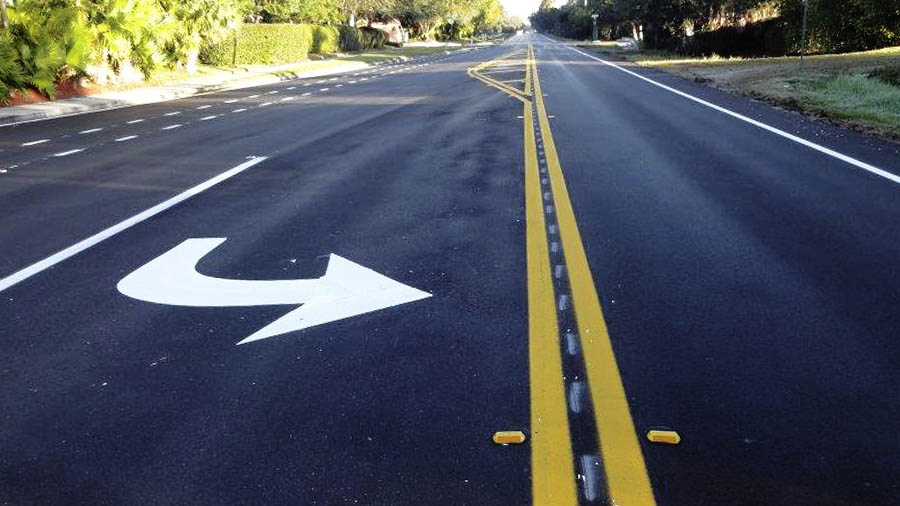
%> input picture Lane Detection/Images/test/test03.jpg, 900 x 506 px; its folder holds 4 pictures in this run
$ octave script_test_fcn_LaneDet_yellowThresholding.m   (GNU Octave 9; MATLAB toolbox functions it lacks are replaced by stand-ins)
%> lines starting %> are read from the running program, lines starting %| are printed output that depends on the picture
%> further down, current_image is the input picture: size 506x900x3 uint8; mean R, G, B 77.1, 82.4, 91.6
### Lane Detection/Functions/fcn_LaneDet_checkInputsToFunctions.m
function fcn__LaneDet_checkInputsToFunctions(...
    variable,variable_type_string)

% fcn_Path_checkInputsToFunctions
% Checks the variable types commonly used in the Lane Detection class to ensure that
% they are correctly formed. This function is typically called at the top
% of most Lane Detection class functions. The input is a variable and a string
% defining the "type" of the variable. This function checks to see that
% they are compatible. For example, the 'image' type variables in the class
% function are N-by-M-by-3 arrays of RGB values; if someone had a image variable
% called "image_example", they could check that this fit the image type by
% calling fcn_LaneDet_checkInputsToFunctions(image_example,'image'). This
% function would then check that the array was N-by-M-by-3, and if it was not, it
% would send out an error warning.
%
% FORMAT:
%
%      fcn_LaneDet_checkInputsToFunctions(...
%      variable,variable_type_string)
%
% INPUTS:
%
%      variable: the variable to check
%
%      variable_type_string: a string representing the variable type to
%      check. The current strings include:
%
%            'input_image' - checks that the image size is N-by-M-by-3 and
%            its data type is 'unit8' or 'double'
%
%            'image_hsv' - checks that the image size is N-by-M-by-3 and
%            all the values are in the range [0 1]

%            'hsv_array' - checks that the hsv_array size is NxM-by-3 and its
%            data type is 'double'
%
%            'hs_array' - checks that the hs_array size is NxM-by-2 and its
%            data type is 'double'

%            'v_array' - checks that the v_array size is NxM-by-1 and its
%            data type is 'double'
%
%      Note that the variable_type_string is not case sensitive: for
%      example, 'image_rgb' and 'Image_rgb' or 'Image_RGB' all give the same
%      result.
%
% OUTPUTS:
%
%      No explicit outputs, but produces MATLAB error outputs if conditions
%      not met, with explanation within the error outputs of the problem.
%
% EXAMPLES:
%
% See the script: script_test_fcn_LaneDet_checkInputsToFunctions
% for a full test suite.
%
% DEPENDENCIES:
%
%      Uses MATLABs dbstack feature to trace dependencies
%
% This function was written on 2021_07_06 by Xinyu Cao
% Questions or comments? xfc5113@psu.edu

% Revision history:
%      2021_07_06:
%      -- first write of this code
%      -- updated traversal type to allow above as type, added comments


flag_do_debug = 0; % Flag to debug the results
flag_do_plot = 0; % Flag to plot the results
flag_check_inputs = 1; % Flag to perform input checking

if flag_do_debug
    st = dbstack; %#ok<*UNRCH>
    fprintf(1,'STARTING function: %s, in file: %s\n',st(1).name,st(1).file);
end


%% check input arguments
%%%%%%%%%%%%%%%%%%%%%%%%%%%%%%%%%%%%%%%%%%%%%%%%%%
%   _____                   _
%  |_   _|                 | |
%    | |  _ __  _ __  _   _| |_ ___
%    | | | '_ \| '_ \| | | | __/ __|
%   _| |_| | | | |_) | |_| | |_\__ \
%  |_____|_| |_| .__/ \__,_|\__|___/
%              | |
%              |_|
% See: http://patorjk.com/software/taag/#p=display&f=Big&t=Inputs
%%%%%%%%%%%%%%%%%%%%%%%%%%%%%%%%%%%%%%%%%%%%%%%%%%

if flag_check_inputs == 1
    % Are there the right number of inputs?
    if nargin < 2 || nargin > 2
        error('Incorrect number of input arguments')
    end

    % Check the string input, make sure it is characters
    if ~ischar(variable_type_string)
        error('The variable_type_string input must be a string type, for example: ''image_rgb'' ');
    end

end

%% Start of main code
%%%%%%%%%%%%%%%%%%%%%%%%%%%%%%%%%%%%%%%%%%%%%%%%%%%%%%%%%%%%%%%%%%%
%   __  __       _
%  |  \/  |     (_)
%  | \  / | __ _ _ _ __
%  | |\/| |/ _` | | '_ \
%  | |  | | (_| | | | | |
%  |_|  |_|\__,_|_|_| |_|
%
%%%%%%%%%%%%%%%%%%%%%%%%%%%%%%%%%%%%%%%%%%%%%%%%%%%%%%%%%%%%%%%%%%%%

% Grab the variable name
variable_name = inputname(1);

% Make the variable lower case
variable_type_string = lower(variable_type_string);

%% input_image
if strcmpi(variable_type_string,'input_image')
    % Check the station input
    sz = size(variable);
    % Check the size of the image_rgb input
    if (length(sz) ~= 3)
        error('The %s input must be a input_image type, with a size of N-by-M-by-3',variable_name);
    end
end


%% image_hsv
if strcmpi(variable_type_string,'image_hsv')
    % Check the station input
    sz = size(variable);
    % Check the size of the image_rgb input
    if (length(sz) ~= 3)
        error('The %s input must be a image_hsv type, with a size of N-by-M-by-3',variable_name);
    end
    % Check the data type of the image_rgb input
    if ~isa(variable,'double')
        error('The %s input must be a image_hsv type, with a double data type',variable_name);
    end
end

%% hsv_array
if strcmpi(variable_type_string,'hsv_array')
    % Check the size of the hsv_array input
    sz = size(variable);
    if (length(sz) ~= 2) || (sz(2)~=3)
        error('The %s input must be a hsv_array type, with a size of NxM-by-3',variable_name);
    end

    % Check the data type of the hsv_array input
    if ~isa(variable,'double')
        error('The %s input must be a hsv_array type, with a double-precision data type',variable_name);
    end
end

%% hs_array
if strcmpi(variable_type_string,'hs_array')
    % Check the size of the hsv_array input
    sz = size(variable);
    if (length(sz) ~= 2) || (sz(2) ~= 2)
        error('The %s input must be a hs_array type, with a size of NxM-by-2',variable_name);
    end

    % Check the data type of the hsv_array input
    if ~isa(variable,'double')
        error('The %s input must be a hs_array type, with a double-precision data type',variable_name);
    end
end

%% v_array
if strcmpi(variable_type_string,'v_array')
    % Check the size of the hsv_array input
    sz = size(variable);
    if (length(sz) ~= 2) || (sz(2) ~= 1)
        error('The %s input must be a v_array type, with a size of NxM-by-1',variable_name);
    end

    % Check the data type of the hsv_array input
    if ~isa(variable,'double')
        error('The %s input must be a v_array type, with a double-precision data type',variable_name);
    end
end

%% binary_image
if strcmpi(variable_type_string,'binary_image')
    % Check the size of the binaey_image input
    sz = size(variable);
    if length(sz) ~= 2
        error('The %s input must be a binary_image type, with a size of N-by-M',variable_name);
    end

    % Check the data type of the hsv_array input
    if ~isa(variable,'logical')
        error('The %s input must be a binary_image type, with a logical data type',variable_name);
    end
end


%% Plot the results (for debugging)?
%%%%%%%%%%%%%%%%%%%%%%%%%%%%%%%%%%%%%%%%%%%%%%%%%%%%%%%%%%%%%%%%%%%
%   _____       _
%  |  __ \     | |
%  | |  | | ___| |__  _   _  __ _
%  | |  | |/ _ \ '_ \| | | |/ _` |
%  | |__| |  __/ |_) | |_| | (_| |
%  |_____/ \___|_.__/ \__,_|\__, |
%                            __/ |
%                           |___/
%%%%%%%%%%%%%%%%%%%%%%%%%%%%%%%%%%%%%%%%%%%%%%%%%%%%%%%%%%%%%%%%%%%%
if flag_do_plot
    % Nothing to plot here
end % Ends the flag_do_plot if statement

if flag_do_debug
    fprintf(1,'The variable: %s was checked that it meets type: %s, and no errors were detected.\n',variable_name,variable_type_string);
end
if flag_do_debug
    fprintf(1,'ENDING function: %s, in file: %s\n\n',st(1).name,st(1).file);
end

end % Ends the function

### Lane Detection/Functions/fcn_LaneDet_dataPreparation.m
function image_hsv_new = fcn_LaneDet_dataPreparation(input_image, varargin)
% fcn_LaneDet_dataPreparation
% Resize the input image to an appropriate size.
% Convert the RGB image to HSV image if necessary.
% Apply gamma correction to adjust brightness and contrast.
%
% FORMAT:
%
%      image_hsv_new = fcn_LaneDet_dataPreparation(input_image, varargin)
%
% INPUTS:
%
%      input_image: a N-by-M-by-3 array of RGB or HSV values.
%
%      (optional inputs)
%
%      fig_num: figure number where results are plotted
%
%
% OUTPUTS:
%
%      image_hsv_new: a N-by-M-by-3 array of HSV values.
%
% EXAMPLES:
%
% See the script: script_test_fcn_LaneDet_yellowThresholding for a full test
% suite.
%
% DEPENDENCIES:
%
%     fcn_LaneDet_checkInputsToFunctions

% This function was written on 2021_07_27 by Xinyu Cao
% Questions or comments? xfc5113@psu.edu
%


flag_do_debug = 0; % Flag to debug the results
flag_do_plots = 0; % Flag to plot the results
flag_check_inputs = 1; % Flag to perform input checking

if flag_do_debug
    st = dbstack; %#ok<*UNRCH>
    fprintf(1,'STARTING function: %s, in file: %s\n',st(1).name,st(1).file);
end


%% check input arguments
%%%%%%%%%%%%%%%%%%%%%%%%%%%%%%%%%%%%%%%%%%%%%%%%%%
%   _____                   _
%  |_   _|                 | |
%    | |  _ __  _ __  _   _| |_ ___
%    | | | '_ \| '_ \| | | | __/ __|
%   _| |_| | | | |_) | |_| | |_\__ \
%  |_____|_| |_| .__/ \__,_|\__|___/
%              | |
%              |_|
% See: http://patorjk.com/software/taag/#p=display&f=Big&t=Inputs
%%%%%%%%%%%%%%%%%%%%%%%%%%%%%%%%%%%%%%%%%%%%%%%%%%
% Check inputs
if flag_check_inputs == 1
    % Are there the right number of inputs?
    if nargin < 1 || nargin > 2
        error('Incorrect number of input arguments')
    end
    % Check the string input, make sure it is characters
    fcn_LaneDet_checkInputsToFunctions(input_image, 'input_image');

end

% Does user want to show the plots?
if 2 == nargin
    fig_num = varargin{1};
    figure(fig_num);
    flag_do_plots = 1;
else
    if flag_do_debug
        fig = figure;
        fig_num = fig.Number;
        flag_do_plots = 1;
    end
end

%% Start of main code
%%%%%%%%%%%%%%%%%%%%%%%%%%%%%%%%%%%%%%%%%%%%%%%%%%%%%%%%%%%%%%%%%%%
%   __  __       _
%  |  \/  |     (_)
%  | \  / | __ _ _ _ __
%  | |\/| |/ _` | | '_ \
%  | |  | | (_| | | | | |
%  |_|  |_|\__,_|_|_| |_|
%
%%%%%%%%%%%%%%%%%%%%%%%%%%%%%%%%%%%%%%%%%%%%%%%%%%%%%%%%%%%%%%%%%%%%
% The class of RGB image is Uint8, and the class of HSV image is double.

% If the class is double, input image is an HSV image, otherwise,
% the image is an RGB image, the image need to be converted.
if isa(input_image, 'double') % If the class is double,input image is an HSV image.
    image_hsv = input_image; % The input image can be used directly.
else
    image_hsv = rgb2hsv(input_image); % Convert the RGB image to HSV image.
%> image_hsv: size 506x900x3 double; mean H, S, V 0.536, 0.412, 0.409
end
v_value = image_hsv(:,:,3); % Grab the V values of the HSV image.
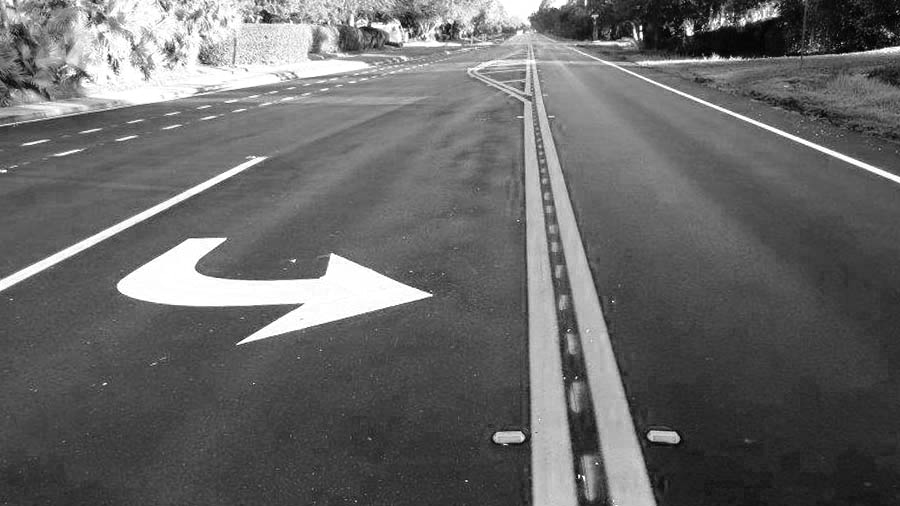
%> v_value: size 506x900 double; min 0, max 1, mean 0.409
v_mean = mean(v_value, 'all');% Calculate the average V value.
% Apply gamma correction
gamma = v_mean/0.4; % Calculate the value of gamma
new_v = 1 * (v_value/1).^(gamma); % Encode gamma correction
image_hsv_new = image_hsv; % Define the output
image_hsv_new(:,:,3) = new_v; % Assign the transformed V values to image
%> image_hsv_new: size 506x900x3 double; mean H, S, V 0.536, 0.412, 0.402

%% Any debugging?

%%%%%%%%%%%%%%%%%%%%%%%%%%%%%%%%%%%%%%%%%%%%%%%%%%%%%%%%%%%%%%%%%%%
%   _____       _
%  |  __ \     | |
%  | |  | | ___| |__  _   _  __ _
%  | |  | |/ _ \ '_ \| | | |/ _` |
%  | |__| |  __/ |_) | |_| | (_| |
%  |_____/ \___|_.__/ \__,_|\__, |
%                            __/ |
%                           |___/
%%%%%%%%%%%%%%%%%%%%%%%%%%%%%%%%%%%%%%%%%%%%%%%%%%%%%%%%%%%%%%%%%%%

if flag_do_plots
    % Show the comparision between the original image and transformed image
    if image_class == 'double'
        image_rgb = hsv2rgb(image_hsv);
    else
        image_rgb = input_image;
    end
    image_rgb_new = hsv2rgb(image_hsv_new);
    figure(fig_num)
    imshowpair(image_rgb, image_rgb_new, 'montage')
end

if flag_do_debug
    fprintf(1,'ENDING function: %s, in file: %s\n\n',st(1).name,st(1).file);
end
end % Ends main function

### Lane Detection/Functions/fcn_LaneDet_removeNoise.m
function clean_image_hsv = fcn_LaneDet_removeNoise(image_hsv, varargin)
% fcn_LaneDet_removeNoise
% Remove unwanted noise according to requirements.
% FORMAT:
%
%      clean_hsv = fcn_LaneDet_removeNoise(image_hsv, varargin)
%
% INPUTS:
%
%      image_hsv: a N-by-M-by-3 array of HSV values.
%
%      (optional inputs)
%
%      fig_num: figure number where results are plotted
%
%
% OUTPUTS:
%
%      clean_hsv: a N-by-M-by-3 array of HSV values.
%
% EXAMPLES:
%
% See the script: script_test_fcn_LaneDet_yellowThresholding for a full test
% suite.
%
% DEPENDENCIES:
%
%     fcn_LaneDet_checkInputsToFunctions

% This function was written on 2021_07_28 by Xinyu Cao
% Questions or comments? xfc5113@psu.edu
%
% Revision history:
%      2021_07_28:
%      -- first write of this code
%      -- updated traversal type to allow above as type, added comments
%      2021_08_21:
%      -- modify the code, keep the dataset as the original size


flag_do_debug = 0; % Flag to debug the results
flag_do_plots = 0; % Flag to plot the results
flag_check_inputs = 1; % Flag to perform input checking

if flag_do_debug
    st = dbstack; %#ok<*UNRCH>
    fprintf(1,'STARTING function: %s, in file: %s\n',st(1).name,st(1).file);
end


%% check input arguments
%%%%%%%%%%%%%%%%%%%%%%%%%%%%%%%%%%%%%%%%%%%%%%%%%%
%   _____                   _
%  |_   _|                 | |
%    | |  _ __  _ __  _   _| |_ ___
%    | | | '_ \| '_ \| | | | __/ __|
%   _| |_| | | | |_) | |_| | |_\__ \
%  |_____|_| |_| .__/ \__,_|\__|___/
%              | |
%              |_|
% See: http://patorjk.com/software/taag/#p=display&f=Big&t=Inputs
%%%%%%%%%%%%%%%%%%%%%%%%%%%%%%%%%%%%%%%%%%%%%%%%%%

if flag_check_inputs == 1
    % Are there the right number of inputs?
    if nargin < 1 || nargin > 2
        error('Incorrect number of input arguments')
    end

    % Check the string input, make sure it is characters
    fcn_LaneDet_checkInputsToFunctions(image_hsv, 'image_hsv');

end

if 2 == nargin
    fig_num = varargin{1};
    figure(fig_num);
    flag_do_plots = 1;
else
    if flag_do_debug
        fig = figure;
        fig_num = fig.Number;
        flag_do_plots = 1;
    end
end


%% Start of main code
%%%%%%%%%%%%%%%%%%%%%%%%%%%%%%%%%%%%%%%%%%%%%%%%%%%%%%%%%%%%%%%%%%%
%   __  __       _
%  |  \/  |     (_)
%  | \  / | __ _ _ _ __
%  | |\/| |/ _` | | '_ \
%  | |  | | (_| | | | | |
%  |_|  |_|\__,_|_|_| |_|
%
%%%%%%%%%%%%%%%%%%%%%%%%%%%%%%%%%%%%%%%%%%%%%%%%%%%%%%%%%%%%%%%%%%%%
sz = size(image_hsv); % Grab the size of the image
%> sz = [506 900 3]
Nrows = sz(1); % Extract the number of rows
%> Nrows = 506
Ncols = sz(2); % Extract the number of columns
%> Ncols = 900
Npages = sz(3);% Extract the number of pages
%> Npages = 3
v_low = 0.4; % Set the cut off value for Value
s_low = 0.35; % Set the cut off value for Saturation
h_low = 0.08; % Set the lower cut off value for Hue
h_high = 0.16; % Set the higher cut off value for Hue
h_value = image_hsv(:,:,1); % Grab all Hue values
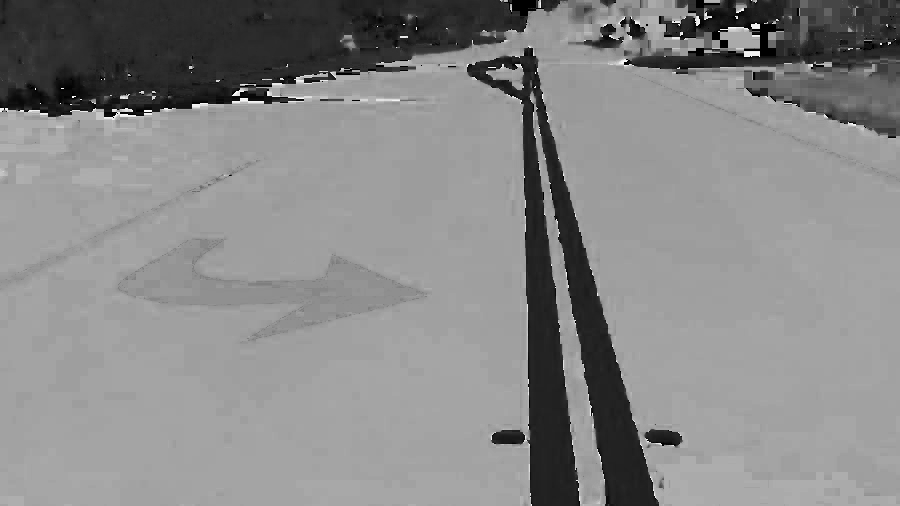
%> h_value: size 506x900 double; min 0, max 0.998, mean 0.536
s_value = image_hsv(:,:,2); % Grab all Saturation values
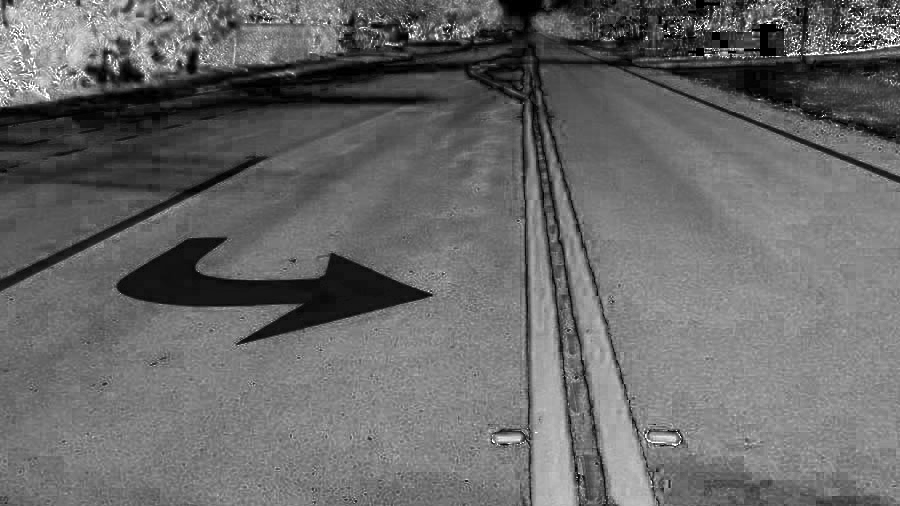
%> s_value: size 506x900 double; min 0, max 1, mean 0.412
v_value = image_hsv(:,:,3); % Grab all Value values
% mean_s = mean(s_value, 'all');
% mean_v = mean(v_value, 'all');
% disp([mean_s,mean_v]);
clean_image_hsv = image_hsv; % Create a copy of the HSV image;
for j = 1:Ncols;
%     clean_image_hsv(v_value(:,j)< v_low, j, :) = nan;
%     clean_image_hsv(s_value(:,j)< s_low, j, :) = nan;
    clean_image_hsv((h_value(:,j) >= h_high)|(h_value(:,j) <= h_low), j, :) = nan;
end
%> clean_image_hsv: size 506x900x3 double; 91.03% of the values are NaN or infinite; the others: min 0.00705, max 1, mean 0.42

%% Any debugging?

%%%%%%%%%%%%%%%%%%%%%%%%%%%%%%%%%%%%%%%%%%%%%%%%%%%%%%%%%%%%%%%%%%%
%   _____       _
%  |  __ \     | |
%  | |  | | ___| |__  _   _  __ _
%  | |  | |/ _ \ '_ \| | | |/ _` |
%  | |__| |  __/ |_) | |_| | (_| |
%  |_____/ \___|_.__/ \__,_|\__, |
%                            __/ |
%                           |___/
%%%%%%%%%%%%%%%%%%%%%%%%%%%%%%%%%%%%%%%%%%%%%%%%%%%%%%%%%%%%%%%%%%%

if flag_do_plots
    Nbins = 100; % Set the number of bins
    xEdges = linspace(0,1,Nbins + 1); % Specify the edges of the bins in x dimension
    yEdges = linspace(0,1,Nbins + 1); % Specify the edges of the bins in y dimension
    clean_h = clean_image_hsv(:,1); % Grab the clean hue values
    clean_s = clean_image_hsv(:,2); % Grab the clean saturation values
    figure(fig_num)
    h = histogram2(clean_h, clean_s, xEdges, yEdges,...
     'DisplayStyle','tile','ShowEmptyBins','on'); % Create a bivariate histogram plot of H and S
end

if flag_do_debug
    fprintf(1,'ENDING function: %s, in file: %s\n\n',st(1).name,st(1).file);
end
end % End of function

### Lane Detection/Functions/fcn_LaneDet_yellowThresholding.m
function yellow_mask = fcn_LaneDet_yellowThresholding(image,varargin)
% fcn_LaneDet_yellowThresholding
% Perform yellow thresholding

% FORMAT:
%
%      yellow_hsv = fcn_LaneDet_yellowThresholding(image,varagin)
%
% INPUTS:
%
%      image: a N-by-M-by-3 array of red, green and blue values.
%
%      (optional inputs)
%
%      fig_num: figure number where results are plotted
%
% OUTPUTS:
%
%      yellow_hsv：a NxM-by-3 array
%
% EXAMPLES:
%
% See the script: script_test_fcn_LaneDet_yellowThresholding for a full test
% suite.
%
% DEPENDENCIES:
%
%     fcn_LaneDet_checkInputsToFunctions
%     fcn_LaneDet_dataPreparation
%     fcn_LaneDet_removeNoise
%
%
% This function was written on 2021_06_27 by Xinyu Cao
% Questions or comments? xfc5113@psu.edu
%
% Revision history:
%   2021_06_27:
%   -- wrote the code originally
%   2021_07_29:
%   -- delete the incoorect part, and rename the function
%   2021_08_22:
%   -- change the output of the function
% TODO:
%   V values also need to be cleaned in the future

flag_do_debug = 0; % Flag to debug the results
flag_do_plots = 0; % Flag to plot the results
flag_check_inputs = 1; % Flag to perform input checking

if flag_do_debug
    st = dbstack; %#ok<*UNRCH>
    fprintf(1,'STARTING function: %s, in file: %s\n',st(1).name,st(1).file);
end
%% check input arguments
%%%%%%%%%%%%%%%%%%%%%%%%%%%%%%%%%%%%%%%%%%%%%%%%%%
%   _____                   _
%  |_   _|                 | |
%    | |  _ __  _ __  _   _| |_ ___
%    | | | '_ \| '_ \| | | | __/ __|
%   _| |_| | | | |_) | |_| | |_\__ \
%  |_____|_| |_| .__/ \__,_|\__|___/
%              | |
%              |_|
% See: http://patorjk.com/software/taag/#p=display&f=Big&t=Inputs
%%%%%%%%%%%%%%%%%%%%%%%%%%%%%%%%%%%%%%%%%%%%%%%%%%

if flag_check_inputs == 1
    % Are there the right number of inputs?
    if nargin < 1 || nargin > 2
        error('Incorrect number of input arguments')
    end

    % Check the string input, make sure it is characters
    fcn_LaneDet_checkInputsToFunctions(image, 'image_rgb');

end

if 2 == nargin
    fig_num = varargin{1};
    figure(fig_num);
    flag_do_plots = 1;
else
    if flag_do_debug
        fig = figure;
        fig_num = fig.Number;
        flag_do_plots = 1;
    end
end


%% Start of main code
%%%%%%%%%%%%%%%%%%%%%%%%%%%%%%%%%%%%%%%%%%%%%%%%%%%%%%%%%%%%%%%%%%%
%   __  __       _
%  |  \/  |     (_)
%  | \  / | __ _ _ _ __
%  | |\/| |/ _` | | '_ \
%  | |  | | (_| | | | | |
%  |_|  |_|\__,_|_|_| |_|
%
%%%%%%%%%%%%%%%%%%%%%%%%%%%%%%%%%%%%%%%%%%%%%%%%%%%%%%%%%%%%%%%%%%%%
% Call fcn_LaneDet_dataPreparation
image_hsv = fcn_LaneDet_dataPreparation(image);
% Call fcn_LaneDet_removeNoise
clean_image_hsv = fcn_LaneDet_removeNoise(image_hsv);
% Get the size of the multidimensional arrays
sz = size(clean_image_hsv);
%> sz = [506 900 3]
Nrows = sz(1);
%> Nrows = 506
Ncols = sz(2);
%> Ncols = 900
% Reshape the first two pages into a NrowsxNcols-by-2 array
clean_hs_array = reshape(clean_image_hsv(:,:,1:2), Nrows*Ncols, 2);
% Grab all non NaN values in the array
hs_target = clean_hs_array(~isnan(clean_hs_array(:,1)),:);
% Remove the outliers of the array
%> the run ends on the next line
[hs_clean, hs_TF] = rmoutliers(hs_target);
% Define the thresholding boundary for Hue and Saturation value
h_lower = min(hs_clean(:,1));
h_upper = max(hs_clean(:,1));
s_lower = min(hs_clean(:,2));
s_upper = max(hs_clean(:,2));
% Create the hue and saturation mask
disp([h_upper,h_lower]);
% hue_mask = (clean_image_hsv(:,:,1) <= h_upper)&(clean_image_hsv(:,:,1) >= h_lower);
% sat_mask = (clean_image_hsv(:,:,2) <= s_upper)&(clean_image_hsv(:,:,2) >= s_lower);
% Combine hue and saturation mask
% yellow_mask = hue_mask&sat_mask;
yellow_mask = clean_image_hsv;

%% Any debugging?

%%%%%%%%%%%%%%%%%%%%%%%%%%%%%%%%%%%%%%%%%%%%%%%%%%%%%%%%%%%%%%%%%%%
%   _____       _
%  |  __ \     | |
%  | |  | | ___| |__  _   _  __ _
%  | |  | |/ _ \ '_ \| | | |/ _` |
%  | |__| |  __/ |_) | |_| | (_| |
%  |_____/ \___|_.__/ \__,_|\__, |
%                            __/ |
%                           |___/
%%%%%%%%%%%%%%%%%%%%%%%%%%%%%%%%%%%%%%%%%%%%%%%%%%%%%%%%%%%%%%%%%%%

if flag_do_plots
    figure(fig_num)
    imshow(yellow_mask)
    title('Mask')
end

if flag_do_debug
    fprintf(1,'ENDING function: %s, in file: %s\n\n',st(1).name,st(1).file);
end
end % End of function

### Lane Detection/Functions/script_test_fcn_LaneDet_yellowThresholding.m
%% Prepare the script
close all
clear all
clc

%% Add path


folder_name = '..\images\test\';
addpath(folder_name)

%% Load all the images in the folder
image_location= '..\Images\test\*.jpg';
image_files = dir(image_location);
nfiles = length(image_files);

for n = 1:nfiles;
       current_image_name = image_files(n).name;
       current_image_folder = image_files(n).folder;
       current_image = imread(current_image_name);
       images_names{n} = current_image_name;
       images_rgb{n} = current_image;
end
%% Test
close all
i = 1;
image_rgb = images_rgb{i};
% Call fcn_LaneDet_yellowThresholding
yellow_hsv= fcn_LaneDet_yellowThresholding(image_rgb);
